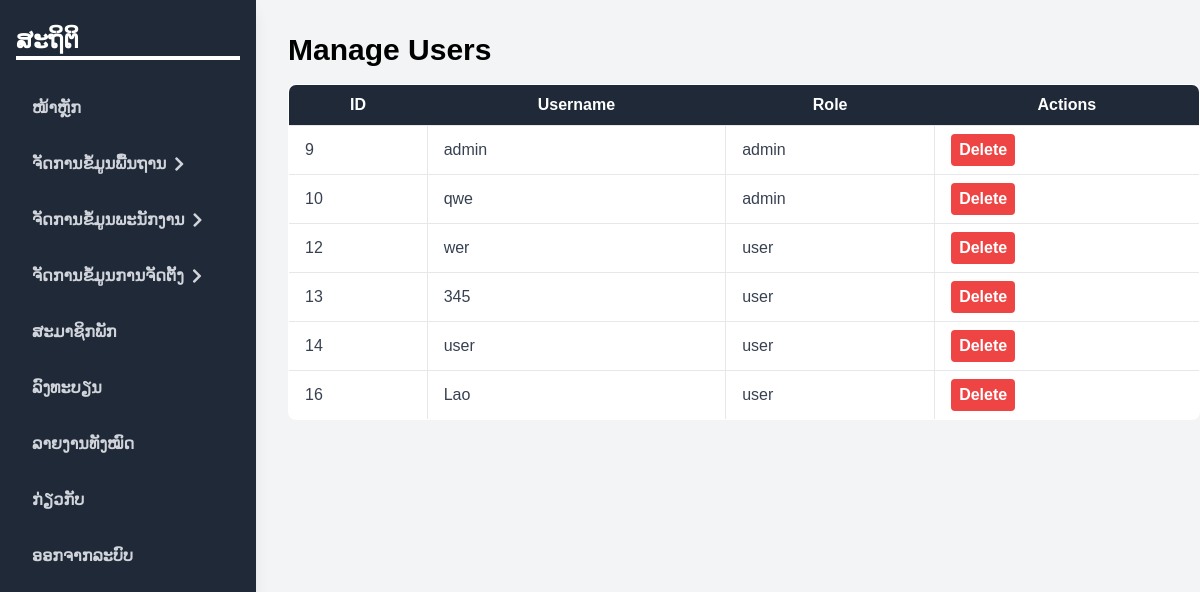
Screenshot of /manage_users.php (signed in) with the database file from the repository.
### tables this page shows
CREATE TABLE `users` (
  `id` int(11) NOT NULL,
  `username` varchar(255) NOT NULL,
  `password` varchar(255) NOT NULL,
  `role` enum('user','admin') NOT NULL DEFAULT 'user',
  `created_at` timestamp NOT NULL DEFAULT current_timestamp()
);

### manage_users.php (the view, shortened to what this page needs)
<?php
include_once 'dbconnection.php';
function getAllUsers($conn) {
    $sql = "SELECT id, username, role FROM users";
    $result = $conn->query($sql);
    if ($result->num_rows > 0) {
        return $result->fetch_all(MYSQLI_ASSOC);
    } else {
        return [];
    }
}
$users = getAllUsers($conn);
?>
<!DOCTYPE html>
<html lang="en">
<head>
    <link href="https://cdn.jsdelivr.net/npm/tailwindcss@2.2.16/dist/tailwind.min.css" rel="stylesheet">
</head>
<body>
    <?php include("nav.php"); ?>
    <div class="container mx-auto py-8">
        <h1 class="text-3xl font-bold mb-4">Manage Users</h1>
        <table class="min-w-full bg-white border rounded-lg overflow-hidden">
            <thead class="bg-gray-800 text-white">
                <tr>
                    <th class="px-4 py-2">ID</th>
                    <th class="px-4 py-2">Username</th>
                    <th class="px-4 py-2">Role</th>
                    <th class="px-4 py-2">Actions</th>
                </tr>
            </thead>
            <tbody class="text-gray-700">
                <?php foreach ($users as $user): ?>
                    <tr>
                        <td class="border px-4 py-2"><?php echo htmlspecialchars($user['id']); ?></td>
                        <td class="border px-4 py-2"><?php echo htmlspecialchars($user['username']); ?></td>
                        <td class="border px-4 py-2"><?php echo htmlspecialchars($user['role']); ?></td>
                        <td class="border px-4 py-2">
                            <form method="post" action="">
                                <button type="submit" onclick="return confirm('Are you sure you want to delete this user?')" class="bg-red-500 hover:bg-red-700 text-white font-bold py-1 px-2 rounded">
                                    Delete
                                </button>
                            </form>
                        </td>
                    </tr>
                <?php endforeach; ?>
            </tbody>
        </table>
    </div>
</body>
</html>

### nav.php (style rules this page uses)
body { font-family: 'Phetsarath OT', sans-serif; }

### rows the page displays
users: id "9", username "admin", role "admin"
users: id "10", username "qwe", role "admin"
users: id "12", username "wer", role "user"
users: id "13", username "345", role "user"
users: id "14", username "user", role "user"
users: id "16", username "Lao", role "user"
